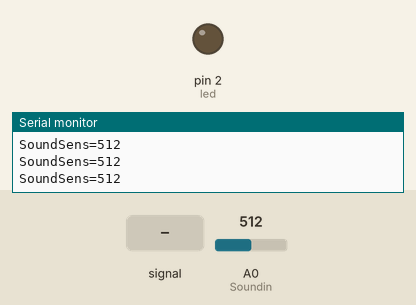
This sketch was run on a simulated Arduino Uno, built with avr-gcc and run on an emulated ATmega328P. Parts: output pins drawn as LEDs (lit = HIGH), the last lines printed to the serial monitor. The inputs (shaded band) are chosen by the test bench; at power-on: A0 (Soundin) = 512.

Above: at 1.2 s.
1.3 s: A0 (Soundin) fed a 200 Hz sine of ±81 counts around its level
At 4.1 s:
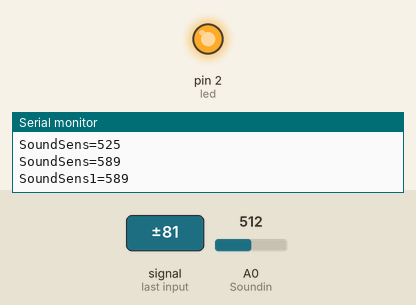
4.3 s: A0 (Soundin) set to 590
At 5.4 s:
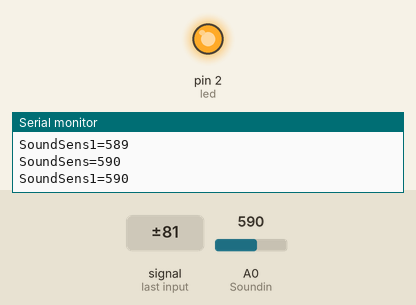
5.8 s: A0 (Soundin) set to 564
At 7.8 s:
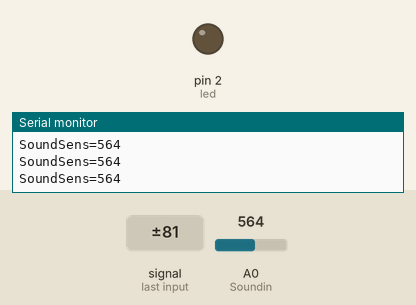
8.8 s: A0 (Soundin) set to 716
At 9.5 s:
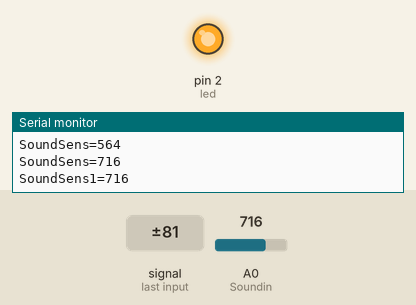
10.3 s: A0 (Soundin) set to 570
At 11.2 s:
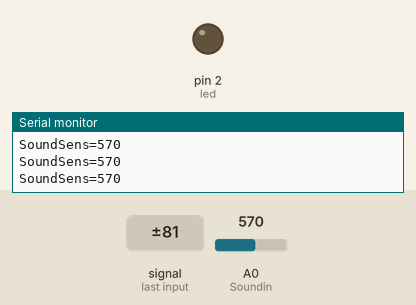
Timing chart, 0 to 13.3 s (numbered marks = the images above; inputs shaded):
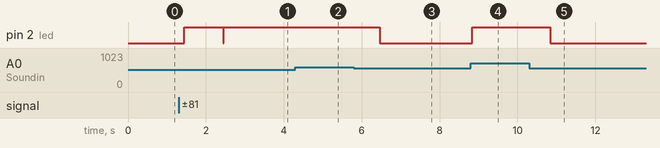

The sketch:

SMALL_SOUND_ANALOG.ino
```cpp
int Soundin = A0;
int led =2;
const int threshold = 580;


void setup()
{
  Serial.begin(9600);
  pinMode(Soundin, INPUT);
  pinMode(led, OUTPUT);
}

void loop()
{

        int SoundSens = analogRead(Soundin);
         Serial.print("SoundSens=");
         Serial.println(SoundSens);
         delay(1);

         if(SoundSens >= threshold)
         {
           Serial.print("SoundSens1=");
         Serial.println(SoundSens);
         digitalWrite(led, HIGH);
                 delay(1000);
         }
         else
         digitalWrite(led, LOW);


}
```

Measured:
- the behaviour switches between 580 and 579 on A0 (Soundin) (found by bisection; images 2 and 3)
- after the input at 1.3 s, pin 2 (led): LOW → HIGH after 0.15 s, → LOW 1.0 s later, → HIGH 0.01 s later
- after the input at 4.3 s, pin 2 (led): stays HIGH (without the input it goes to LOW after 1.2 s)
- after the input at 5.8 s, pin 2 (led): HIGH → LOW after 0.67 s
- after the input at 8.8 s, pin 2 (led): LOW → HIGH at once
- after the input at 10.3 s, pin 2 (led): HIGH → LOW after 0.54 s
